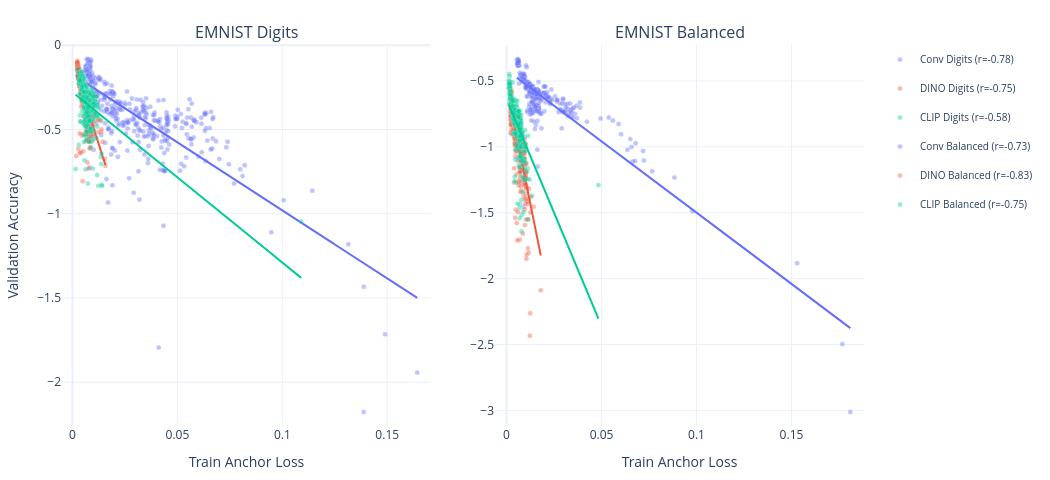

Write notebook code for a chart like this one.
### Code cell
"""
Plotly scatter + regression: two subplots (Digits | Balanced), one trace per encoder.
"""
import pandas as pd
import numpy as np
import plotly.graph_objects as go
from plotly.subplots import make_subplots
from pathlib import Path
from scipy.stats import pearsonr, linregress

SWEEP_DIR = Path().resolve().parent / 'results' / 'ssl_sweeps'

COLORS = {"Conv": "#636EFA", "DINO": "#EF553B", "CLIP": "#00CC96"}

FILES = {
    "Digits": {
        "Conv": "sweep_SelfSupervised_EMNIST_Digits_Conv.csv",
        "DINO": "sweep_SelfSupervised_EMNIST_Digits_DINO.csv",
        "CLIP": "sweep_SelfSupervised_EMNIST_Digits_CLIP.csv",
    },
    "Balanced": {
        "Conv": "sweep_SelfSupervised_EMNIST_Balanced_Conv.csv",
        "DINO": "sweep_SelfSupervised_EMNIST_Balanced_Dino.csv",
        "CLIP": "sweep_SelfSupervised_EMNIST_Balanced_CLIP.csv",
    },
}

fig = make_subplots(
    rows=1, cols=2,
    subplot_titles=["EMNIST Digits", "EMNIST Balanced"],
    shared_yaxes=False,
    horizontal_spacing=0.08,
)

for col_idx, (dataset, encoders) in enumerate(FILES.items(), start=1):
    x_all, y_all = [], []
    for encoder, fname in encoders.items():
        csv_path = SWEEP_DIR / fname
        df = pd.read_csv(csv_path)[["val/accuracy", "train/anchor_loss"]].dropna()

        x = df["train/anchor_loss"].values
        y = df["val/accuracy"].values
        y = np.log(y + 1e-8)  # Add small epsilon to avoid log(0)
        x_all.extend(x)
        y_all.extend(y)

        corr, _ = spearmanr(x, y)
        slope, intercept, *_ = linregress(x, y)
        # normalise label casing
        enc_label = encoder if encoder != "Dino" else "DINO"
        color = COLORS.get(enc_label, COLORS.get(encoder, "#AB63FA"))

        # scatter
        fig.add_trace(go.Scatter(
            x=x, y=y, mode="markers",
            name=f"{enc_label} {dataset} (r={corr:.2f})",
            marker=dict(color=color, size=5, opacity=0.4,
                        line=dict(width=0.3, color="white")),
            legendgroup=f"{enc_label}_{dataset}",
        ), row=1, col=col_idx)

        # regression line
        x_fit = np.linspace(x.min(), x.max(), 200)
        y_fit = slope * x_fit + intercept
        fig.add_trace(go.Scatter(
            x=x_fit, y=y_fit, mode="lines",
            line=dict(color=color, width=2),
            legendgroup=f"{enc_label}_{dataset}",
            showlegend=False,
        ), row=1, col=col_idx)

    # tighten axes to data with small padding
    x_arr, y_arr = np.array(x_all), np.array(y_all)
    x_pad = (x_arr.max() - x_arr.min()) * 0.04
    y_pad = (y_arr.max() - y_arr.min()) * 0.04
    fig.update_xaxes(range=[x_arr.min() - x_pad, x_arr.max() + x_pad],
                     title_text="Train Anchor Loss", row=1, col=col_idx)
    fig.update_yaxes(range=[y_arr.min() - y_pad, y_arr.max() + y_pad],
                     title_text="Validation Accuracy" if col_idx == 1 else "",
                     row=1, col=col_idx)

fig.update_layout(
    template="plotly_white",
    legend=dict(font=dict(size=10)),
    width=1050, height=480,
    margin=dict(t=45, b=50, l=55, r=20),
)

out = SWEEP_DIR.parent / "scatter_regression_plotly.html"
fig.write_html(out, include_plotlyjs="cdn")
fig.show()
print(f"Saved → {out}")

### Figure 1 — Plotly figure (JSON) as saved in the notebook; plotly's stock layout.template omitted (floating-point values rounded to 4 significant figures; data arrays with more than 128 entries replaced by an {"elided": "..."} marker saying what was removed)
{"data": [{"legendgroup": "Conv_Digits", "marker": {"color": "#636EFA", "line": {"color": "white", "width": 0.3}, "opacity": 0.4, "size": 5}, "mode": "markers", "name": "Conv Digits (r=-0.78)", "type": "scatter", "x": {"elided": "400 float values"}, "xaxis": "x", "y": {"elided": "400 float values"}, "yaxis": "y"}, {"legendgroup": "Conv_Digits", "line": {"color": "#636EFA", "width": 2}, "mode": "lines", "showlegend": false, "type": "scatter", "x": {"elided": "200 float values"}, "xaxis": "x", "y": {"elided": "200 float values"}, "yaxis": "y"}, {"legendgroup": "DINO_Digits", "marker": {"color": "#EF553B", "line": {"color": "white", "width": 0.3}, "opacity": 0.4, "size": 5}, "mode": "markers", "name": "DINO Digits (r=-0.75)", "type": "scatter", "x": {"elided": "400 float values"}, "xaxis": "x", "y": {"elided": "400 float values"}, "yaxis": "y"}, {"legendgroup": "DINO_Digits", "line": {"color": "#EF553B", "width": 2}, "mode": "lines", "showlegend": false, "type": "scatter", "x": {"elided": "200 float values"}, "xaxis": "x", "y": {"elided": "200 float values"}, "yaxis": "y"}, {"legendgroup": "CLIP_Digits", "marker": {"color": "#00CC96", "line": {"color": "white", "width": 0.3}, "opacity": 0.4, "size": 5}, "mode": "markers", "name": "CLIP Digits (r=-0.58)", "type": "scatter", "x": {"elided": "404 float values"}, "xaxis": "x", "y": {"elided": "404 float values"}, "yaxis": "y"}, {"legendgroup": "CLIP_Digits", "line": {"color": "#00CC96", "width": 2}, "mode": "lines", "showlegend": false, "type": "scatter", "x": {"elided": "200 float values"}, "xaxis": "x", "y": {"elided": "200 float values"}, "yaxis": "y"}, {"legendgroup": "Conv_Balanced", "marker": {"color": "#636EFA", "line": {"color": "white", "width": 0.3}, "opacity": 0.4, "size": 5}, "mode": "markers", "name": "Conv Balanced (r=-0.73)", "type": "scatter", "x": {"elided": "400 float values"}, "xaxis": "x2", "y": {"elided": "400 float values"}, "yaxis": "y2"}, {"legendgroup": "Conv_Balanced", "line": {"color": "#636EFA", "width": 2}, "mode": "lines", "showlegend": false, "type": "scatter", "x": {"elided": "200 float values"}, "xaxis": "x2", "y": {"elided": "200 float values"}, "yaxis": "y2"}, {"legendgroup": "DINO_Balanced", "marker": {"color": "#EF553B", "line": {"color": "white", "width": 0.3}, "opacity": 0.4, "size": 5}, "mode": "markers", "name": "DINO Balanced (r=-0.83)", "type": "scatter", "x": {"elided": "398 float values"}, "xaxis": "x2", "y": {"elided": "398 float values"}, "yaxis": "y2"}, {"legendgroup": "DINO_Balanced", "line": {"color": "#EF553B", "width": 2}, "mode": "lines", "showlegend": false, "type": "scatter", "x": {"elided": "200 float values"}, "xaxis": "x2", "y": {"elided": "200 float values"}, "yaxis": "y2"}, {"legendgroup": "CLIP_Balanced", "marker": {"color": "#00CC96", "line": {"color": "white", "width": 0.3}, "opacity": 0.4, "size": 5}, "mode": "markers", "name": "CLIP Balanced (r=-0.75)", "type": "scatter", "x": {"elided": "356 float values"}, "xaxis": "x2", "y": {"elided": "356 float values"}, "yaxis": "y2"}, {"legendgroup": "CLIP_Balanced", "line": {"color": "#00CC96", "width": 2}, "mode": "lines", "showlegend": false, "type": "scatter", "x": {"elided": "200 float values"}, "xaxis": "x2", "y": {"elided": "200 float values"}, "yaxis": "y2"}], "layout": {"annotations": [{"font": {"size": 16}, "showarrow": false, "text": "EMNIST Digits", "x": 0.23, "xanchor": "center", "xref": "paper", "y": 1, "yanchor": "bottom", "yref": "paper"}, {"font": {"size": 16}, "showarrow": false, "text": "EMNIST Balanced", "x": 0.77, "xanchor": "center", "xref": "paper", "y": 1, "yanchor": "bottom", "yref": "paper"}], "height": 480, "legend": {"font": {"size": 10}}, "margin": {"b": 50, "l": 55, "r": 20, "t": 45}, "width": 1050, "xaxis": {"anchor": "y", "domain": [0, 0.46], "range": [-0.005024, 0.1708], "title": {"text": "Train Anchor Loss"}}, "xaxis2": {"anchor": "y2", "domain": [0.54, 1], "range": [-0.006032, 0.1882], "title": {"text": "Train Anchor Loss"}}, "yaxis": {"anchor": "x", "domain": [0, 1], "range": [-2.26, 0.001451], "title": {"text": "Validation Accuracy"}}, "yaxis2": {"anchor": "x2", "domain": [0, 1], "range": [-3.117, -0.2274], "title": {"text": ""}}}}
